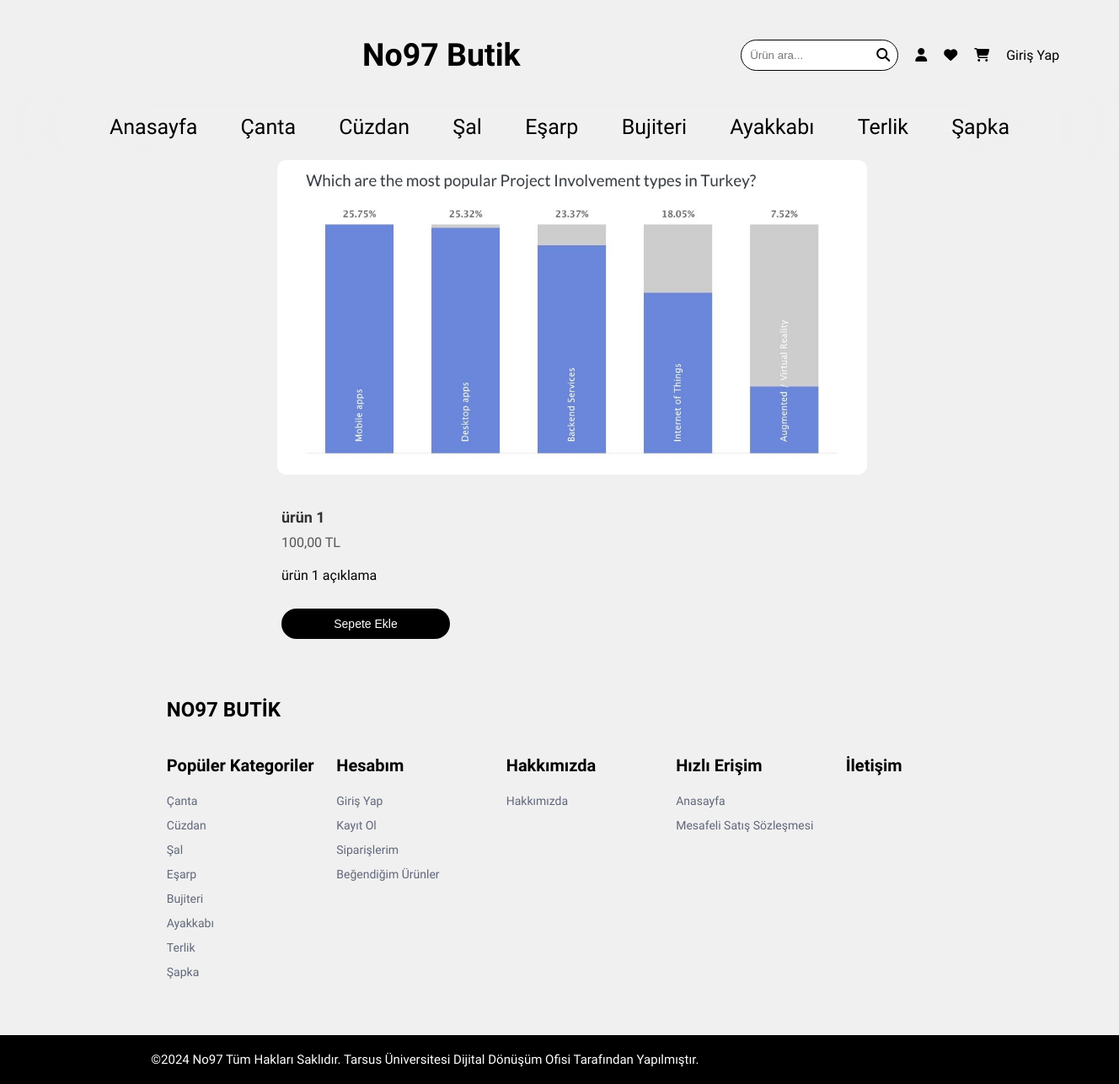
/product/1/, run on the app's committed database.
### butik_icerik/models.py (models this page shows, shortened)
class Product(models.Model):
    name = models.CharField(max_length=255)
    description = models.TextField(blank=True)
    image = models.ImageField(upload_to='butik/')
    price = models.DecimalField(max_digits=10, decimal_places=2)
    category = models.ForeignKey('Category', on_delete=models.CASCADE)

### butik_icerik/views.py (the view)
# urls.py: path('product/<int:product_id>/', views.product_detail, name='product_detail'),
def product_detail(request, product_id):
    product = get_object_or_404(Product, pk=product_id)
    return render(request, 'product_detail.html', {'product': product})

### butik_icerik/templates/product_detail.html (shortened to what this page needs)
{% extends "layout.html" %}
{% block content %}
<div class="product-detail-container2">
    <div class="product-image2">
        <img src="{{ product.image.url }}" alt="Ürün Resmi" />
    </div>
    <div class="product-info2">
        <h2 class="product-name">{{ product.name }}</h2>
        <p class="product-price">{{ product.price }} TL</p>
        <p class="product-description">{{ product.description }}</p>
        <button class="add-to-cart" style="margin-top: 30px; width:200px;">Sepete Ekle</button>
    </div>
</div>
{% endblock %}

### static/css/style.css (style rules this page uses)
* { margin: 0; padding: 0; }
body { font-family: "Electrolize", sans-serif; background-color: #f0f0f0; }
.product-name { font-size: 18px; margin-bottom: 10px; color: #333; }
.product-price { font-size: 16px; color: #555; margin-bottom: 20px; }
.add-to-cart { width: 100%; display: inline-block; padding: 10px 20px; border: none; border-radius: 20px; background-color: #000000; color: #fff; font-size: 14px; cursor: pointer; transition: background-color 0.3s; }

### butik_icerik/templates/product_detail.html (style rules this page uses)
.product-info2 { margin-top: 40px; margin-left: -490px; }
.product-image2 { display: flex; align-items: center; justify-content: center; width: 100%; }
.product-detail-container2 { display: flex; flex-direction: column; align-items: center; justify-content: center; padding-left: 30px; }
.product-detail-container2 img { border-radius: 10px; width: 700px; }

### data on the page
Product: image (picture), name "ürün 1", price "100,00", description "ürün 1 açıklama"
